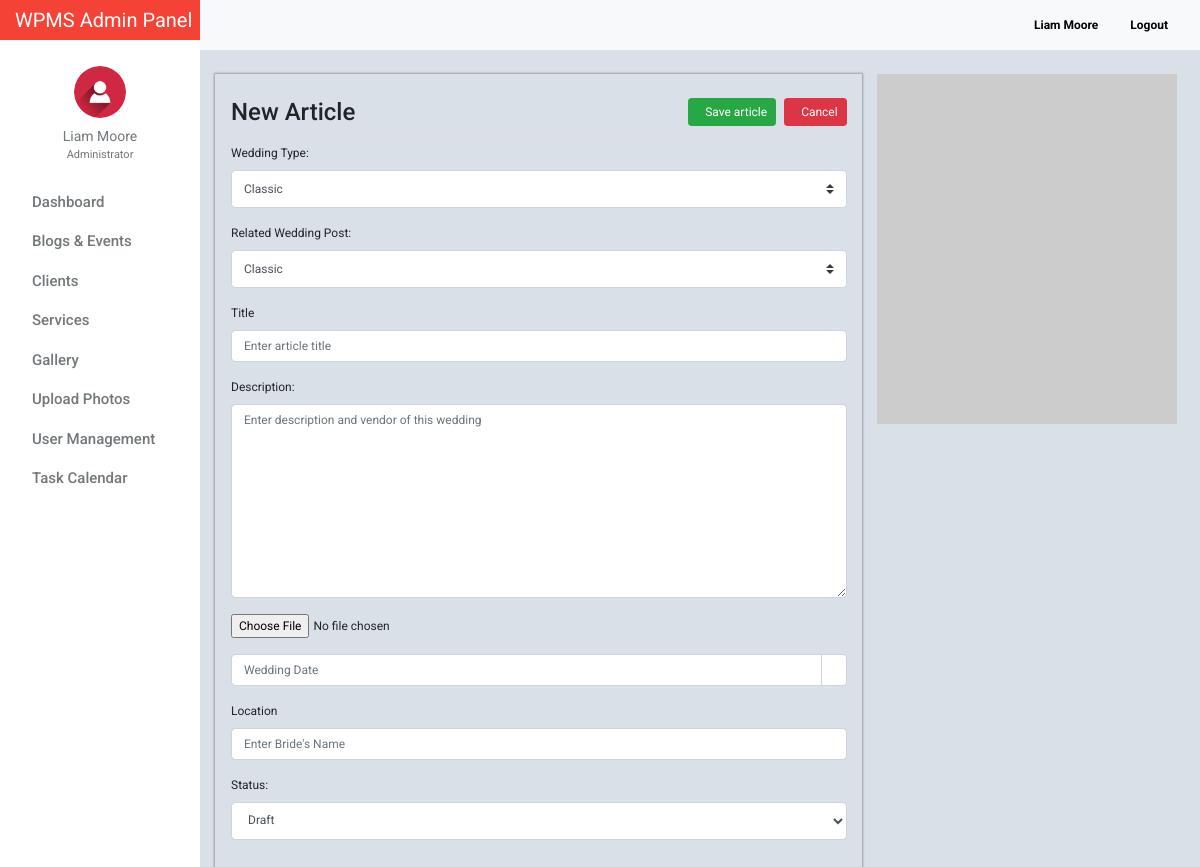
/admin/blog_events_add.php (signed in), run on the app's committed database.
### tables this page shows
CREATE TABLE `tblusers` (
  `id` int(11) NOT NULL,
  `firstname` varchar(32) NOT NULL,
  `lastname` varchar(32) NOT NULL,
  `gender` enum('m','f') NOT NULL,
  `username` varchar(50) NOT NULL,
  `password` varchar(50) NOT NULL,
  `email` varchar(100) NOT NULL,
  `designation` varchar(100) NOT NULL,
  `address` text NOT NULL,
  `access_level` enum('0','1','2') NOT NULL,
  `profile_picture` varchar(100) NOT NULL,
  `date_created` varchar(100) NOT NULL
);

### admin/include/database.php (called while the page is built, shortened)
<?php
class Database
{
    public $connection;
    public function open_connection()
    {
        $this->connection = mysqli_connect(DB_HOST, DB_USER, DB_PASS, DB_NAME);
    }
    public function query($sql)
    {
        $result = mysqli_query($this->connection, $sql);
        return $result;
    }
}
$db = new Database();
?>

### admin/include/db_object.php (called while the page is built, shortened)
<?php
class DB_Object
{
    public static function find_all() {
        return static::find_by_query("SELECT * FROM " . static::$db_table . " ORDER BY id DESC");
    }
    public static function find_by_id($id) {
        $the_result_array = static::find_by_query("SELECT * FROM " . static::$db_table . " WHERE id = $id ORDER BY id DESC  LIMIT 1 ");
        return !empty($the_result_array) ? array_shift($the_result_array) : false;
    }
    public static function find_by_query($sql) {
        global $db;
        $result_set = $db->query($sql);
        $the_object_array = array();
        while($row = mysqli_fetch_array($result_set)) {
            $the_object_array[] = static::instantiation($row);
        }
        return $the_object_array;
    }
    public static function instantiation($the_record){
        $the_object = new $calling_class;
        foreach($the_record as $the_attribute => $value)
        {
            if($the_object->has_the_attribute($the_attribute)) {
                $the_object->$the_attribute = $value;
            }
        }
        return $the_object;
    }
    private function has_the_attribute($the_attribute) {
        $object_properties = get_object_vars($this);
        return array_key_exists($the_attribute, $object_properties);
    }
}
?>

### admin/include/Users.php (called while the page is built, shortened)
<?php
class Users extends DB_Object
{
    public $profile_picture;
    public $upload_directory = "upload/users";
    public $image_placeholder = "http://placehold.it/64x64&text=images";
    public function profile_picture_picture() {
        return empty($this->profile_picture) ? $this->image_placeholder : $this->upload_directory. '/' .$this->profile_picture;
    }
}
?>

### admin/blog_events_add.php (the view, shortened to what this page needs)
<?php
    $category = Category::find_all();
?>
<?php $users_profile = Users::find_by_id($_SESSION['id']); ?>
    <!doctype html>
    <html lang="en">
    <head>
        <link href="css/bootstrap.min.css" rel="stylesheet">
        <link href="css/dashboard.css" rel="stylesheet">
        <link rel="stylesheet" type="text/css" href="https://cdn.materialdesignicons.com/2.1.19/css/materialdesignicons.min.css">
        <link rel="stylesheet" href="../css/bootstrap-datepicker.css">
    </head>
<body>
<?php include 'include/sidebar.php'; ?>
    <div class="container">
        <div class="row">
            <div class="col-lg-8 pl-3 pb-3 box-shadow mt-4">
                <form action="" method="post" enctype="multipart/form-data">
                    <h4 class="h4 mt-4 pb-2" style="border-bottom: 1px solid #dee2e6!important;">New Article
                        <a href="blog_events.php" class="btn btn-sm btn-danger float-right" style="font-size: 12px;"><i class="mdi mdi-close-circle mr-2"></i> Cancel</a>
                        <button type="submit" name="submit" class="btn btn-sm btn-success float-right mr-2" style="font-size: 12px;"><i class="mdi mdi-account-plus mr-2"></i> Save article</button>
                    </h4>
                        <div class="form-group">
                            <label for="booking_id">Wedding Type:</label>
                            <select class="custom-select form-control" id="wedding_type" name="wedding_type">
                              <?php foreach($category as $category_item) : ?>
                                  <option value="<?= $category_item->wedding_type; ?>" selected><?= ucfirst($category_item->wedding_type); ?></option>
                              <?php endforeach; ?>
                            </select>
                        </div>
                        <div class="form-group">
                            <label for="wedding_post">Related Wedding Post:</label>
                            <select class="custom-select form-control" id="wedding_type" name="wedding_post">
                              <?php foreach($category as $category_item) : ?>
                                  <option value="<?= $category_item->wedding_type; ?>" selected><?= ucfirst($category_item->wedding_type); ?></option>
                              <?php endforeach; ?>
                            </select>
                        </div>
                        <div class="form-group">
                            <label for="title">Title</label>
                            <input type="text" name="title"
                            class="form-control"
                            id="title"
                            placeholder="Enter article title">
                        </div>
                    <div class="form-group">
                        <label for="description">Description:</label>
                        <textarea name="description" id="description" cols="30" rows="10" class="form-control" placeholder="Enter description and vendor of this wedding"></textarea>
                    </div>
                    <div class="form-group">
                        <input type="file" name="preview_image" onchange="document.getElementById('preview_image').src = window.URL.createObjectURL(this.files[0])">
                    </div>
                    <div class="form-group">
                        <div class="input-group">
                            <input type="text" class="form-control"
                                   name="wedding_date"  data-provide="datepicker" id="wedding_date"
                                   placeholder="Wedding Date">
                            <div class="input-group-append">
                                    <span class="input-group-text"
                                          style="background: white;">
                                    </span>
                            </div>
                        </div>
                    </div>
                    <div class="form-group">
                        <label for="location">Location</label>
                        <input type="text" name="location" class="form-control"  id="location" placeholder="Enter Bride's Name">
                    </div>
                    <div class="form-group">
                        <label for="">Status:</label>
                        <select name="status" id="status" class="form-control">
                            <option value="0">Draft</option>
                        </select>
                    </div>
                </form>
            </div>
            <div class="col-lg-3 mt-4">
                <img id="preview_image" src="https://via.placeholder.com/350x350" width="300" height="350" alt="">
            </div>
        </div>
    </div>
</main>
</div>
</div>
</body>
</html>

### admin/include/sidebar.php (shortened to what this page needs)
<nav class="navbar sticky-top p-0" style="width: 16.7%;background-color: #f44336;">
    <a class="navbar-brand col-sm-3 col-md-2 mr-0" style="color:white;" href="dashboard.php">
        WPMS Admin Panel
    </a>
</nav>
<div class="container-fluid">
    <div class="row">
        <nav class="col-md-2 d-none d-md-block bg-light sidebar">
            <div class="sidebar-sticky">
                <ul class="nav flex-column">
                    <li class="nav-item mt-3">
                        <div class="text-center">
                            <a href="users_profile.php" class="user-button">
                                <img src="<?= $users_profile->profile_picture_picture(); ?>" class="img-fluid rounded-circle" width="52" height="52" alt="">
                                <div class="user-profile"><?= $users_profile->firstname . ' ' . $users_profile->lastname; ?></div>
                            </a>
                                <div class="text-center mt-0" style="font-size: 11px;color:#72777a;">
                                    <?= ($users_profile->designation == 0) ? 'Administrator' : 'Moderator'; ?>
                                </div>
                        </div>
                    </li>
                    <li class="nav-item"><div class="dropdown-divider"></div></li>
                    <li class="nav-item">
                        <a class="nav-link" href="dashboard.php">
                            Dashboard <span class="sr-only">(current)</span>
                        </a>
                    </li>
                    <li class="nav-item"><div class="dropdown-divider"></div></li>
                    <li class="nav-item">
                        <a class="nav-link" href="blog_events.php">
                            Blogs &amp; Events
                        </a>
                    </li>
                    <li class="nav-item"><div class="dropdown-divider"></div></li>
                    <li class="nav-item">
                        <a class="nav-link" href="client.php" >
                            Clients
                        </a>
                    </li>
                    <li class="nav-item"><div class="dropdown-divider"></div></li>
                    <li class="nav-item">
                        <a class="nav-link" href="service_list.php">
                            Services
                        </a>
                    </li>
                    <li class="nav-item"><div class="dropdown-divider"></div></li>
                    <li class="nav-item">
                        <a class="nav-link" href="photos_view.php">
                            Gallery
                        </a>
                    </li>
                    <li class="nav-item"><div class="dropdown-divider"></div></li>
                    <li class="nav-item">
                        <a class="nav-link" href="photos_add.php">
                            Upload Photos
                        </a>
                    </li>
                    <li class="nav-item"><div class="dropdown-divider"></div></li>
                    <li class="nav-item">
                        <a class="nav-link" href="users.php">
                            User Management
                        </a>
                    </li>
                    <li class="nav-item"><div class="dropdown-divider"></div></li>
                    <li class="nav-item">
                        <a class="nav-link" href="task_all_calendar.php">
                            Task Calendar
                        </a>
                    </li>
                </ul>
            </div>
        </nav>
        <main role="main" class="col-md-9 ml-sm-auto col-lg-10" style="margin-top: -40px;z-index: 999">
            <nav class="navbar navbar-expand-lg navbar-light bg-light" style="margin-left:-15px;margin-right: -15px;">
                <div class="form-inline my-2 my-lg-0">
                    <a class="nav-link" href="users_profile.php"><b><?= ucfirst($users_profile->firstname) . ' ' . ucfirst($users_profile->lastname); ?></b></a>
                    <a class="nav-link" href="logout.php"><b><i class="mdi mdi-logout" style="color: #f44336!important;"></i> Logout</b></a>
                </div>
            </nav>

### admin/css/dashboard.css (style rules this page uses)
body { font-size: .875rem; font-family: 'Roboto', 'Segoe UI',sans-serif; background: #D9E0E7; }
.sidebar { position: fixed; top: 0; bottom: 0; left: 0; z-index: 100; padding: 0; box-shadow: inset -1px 0 0 rgba(0, 0, 0, .1); background-color: #fff; }
.sidebar-sticky { position: -webkit-sticky; position: sticky; top: 40px; height: calc(100vh - 48px); height: 100% !important; padding-top: 2.5rem; overflow-x: hidden; overflow-y: auto; background-color: #fff; }
.sidebar .nav-link { font-weight: 500; color: #72777a; font-size: 15px; text-transform: capitalize; transition: all 2s linear; font-family: 'Roboto', sans-serif; }
.nav.flex-column li.nav-item:nth-child(2) { margin-top:10px; }
.user-profile { color: #72777a; margin-top: 8px; }
img.img-fluid.rounded-circle { margin-top: 10px; }
.form-inline.my-2.my-lg-0 a.nav-link { color: black; font-size: 12px; }
.dropdown-divider { border-top: 1px solid #fff; }
.nav.flex-column a.nav-link { padding: .0rem 1rem; }
.user-profile { text-transform: capitalize; }

### admin/blog_events_add.php (style rules this page uses)
body { margin-bottom: 2%; }
.box-shadow { box-shadow: 0 0 2px 1px rgba(0, 0, 0, 0.3); font-size: 12px; }
.form-control { font-size: 12px; }

### data on the page
tblusers: profile_picture (picture), firstname "Liam", lastname "Moore"

### other printed values
form field wedding_type "Classic"
form field wedding_post "Classic"
